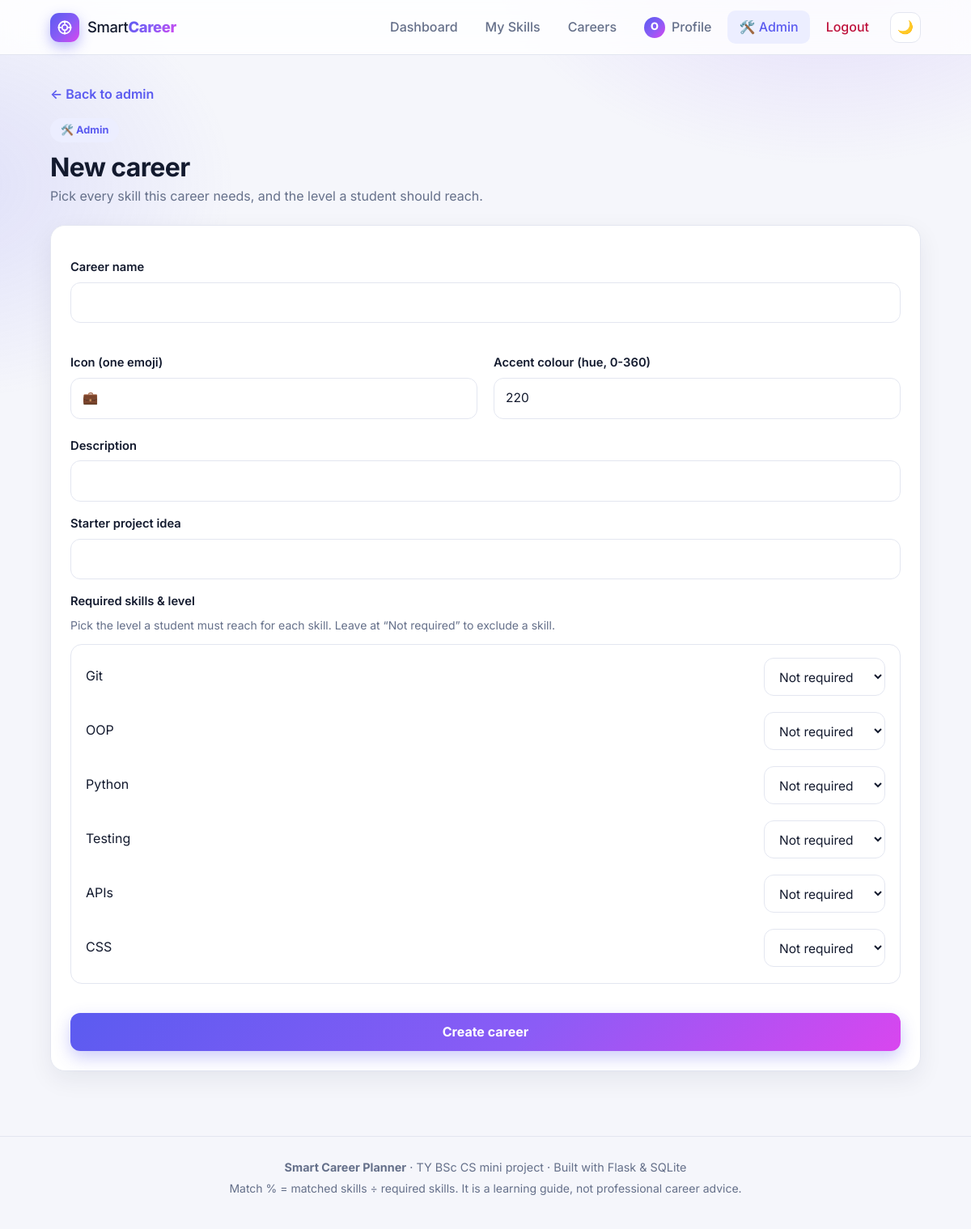
The app's page /admin/careers/new (signed in) with its own data.
### tables this page shows
CREATE TABLE users (
    id INTEGER PRIMARY KEY AUTOINCREMENT,
    name TEXT NOT NULL,
    email TEXT UNIQUE NOT NULL,
    password TEXT NOT NULL,
    course TEXT DEFAULT 'BSc Computer Science',
    year TEXT DEFAULT 'TY',
    created_at TEXT,
    last_login TEXT,
    is_admin INTEGER DEFAULT 0
);

CREATE TABLE skills (
    id INTEGER PRIMARY KEY AUTOINCREMENT,
    name TEXT UNIQUE NOT NULL,
    category_id INTEGER NOT NULL,
    description TEXT DEFAULT '',
    weeks_low INTEGER DEFAULT 2,
    weeks_high INTEGER DEFAULT 4,
    FOREIGN KEY(category_id) REFERENCES skill_categories(id)
);

### app/admin.py (the view)
@bp.route("/careers/new", methods=["GET", "POST"])
@admin_required
def career_new():
    return _career_form(career=None)

### app/admin.py (called while the page is built, shortened)
def _career_form(career):
    db = models.get_db()
    all_skills = models.get_all_skills()
    selected = {}
    if career is not None:
        for r in models.get_career_requirements(career["id"]):
            selected[r["skill_id"]] = r["required_level"]
    return render_template("admin/career_form.html", career=career, all_skills=all_skills,
                           selected=selected, form={})

### app/auth.py (called while the page is built)
def csrf_token():
    if "_csrf" not in session:
        session["_csrf"] = secrets.token_hex(16)
    return session["_csrf"]

@bp.before_app_request
def load_user():
    g.user = None
    if request.endpoint == "static":
        return
    user_id = session.get("user_id")
    if not user_id:
        return
    g.user = models.get_db().execute("SELECT * FROM users WHERE id=?", (user_id,)).fetchone()
    if g.user is None:
        session.pop("user_id", None)

@bp.before_app_request
def csrf_protect():
    if request.method == "POST":
        sent = request.form.get("_csrf", "")
        if not sent or not secrets.compare_digest(sent, session.get("_csrf", "")):
            abort(400)

def admin_required(view):
    @wraps(view)
    def wrapped(*args, **kwargs):
        if g.user is None:
            flash("Please log in to continue.", "info")
            return redirect(url_for("auth.login"))
        if not g.user["is_admin"]:
            abort(403)
        return view(*args, **kwargs)
    return wrapped

### app/models.py (called while the page is built)
def get_db():
    if "db" not in g:
        g.db = sqlite3.connect(current_app.config["DATABASE"])
        g.db.row_factory = sqlite3.Row
        g.db.execute("PRAGMA foreign_keys = ON")
    return g.db

def get_all_skills():
    return get_db().execute("SELECT s.*, c.name AS category_name FROM skills s "
                            "JOIN skill_categories c ON c.id = s.category_id ORDER BY c.sort_order, s.name").fetchall()

### templates/admin/career_form.html (shortened to what this page needs)
{% extends "base.html" %}
{% block content %}
<a class="back" href="{{ url_for('admin.dashboard') }}">← Back to admin</a>
<div class="page-head">
    <div>
        <span class="badge">🛠️ Admin</span>
        <h1>{{ 'Edit ' + career['name'] if career else 'New career' }}</h1>
        <p class="muted">Pick every skill this career needs, and the level a student should reach.</p>
    </div>
</div>
<form method="POST" class="card form-card wide">
    <label for="name">Career name</label>
    <input id="name" name="name" maxlength="60" required value="{{ form.get('name', career['name'] if career else '') }}">
    <div class="grid two">
        <div>
            <label for="icon">Icon (one emoji)</label>
            <input id="icon" name="icon" maxlength="4" value="{{ form.get('icon', career['icon'] if career else '💼') }}">
        </div>
        <div>
            <label for="hue">Accent colour (hue, 0-360)</label>
            <input id="hue" name="hue" type="number" min="0" max="360" value="{{ form.get('hue', career['hue'] if career else 220) }}">
        </div>
    </div>
    <label for="description">Description</label>
    <input id="description" name="description" maxlength="200" required value="{{ form.get('description', career['description'] if career else '') }}">
    <label for="project">Starter project idea</label>
    <input id="project" name="project" maxlength="300" value="{{ form.get('project', career['project'] if career else '') }}">
    <label>Required skills &amp; level</label>
    <p class="muted small">Pick the level a student must reach for each skill. Leave at “Not required” to exclude a skill.</p>
    <div class="req-skill-list">
        {% for s in all_skills %}
        <div class="req-skill-row">
            <span>{{ s['name'] }}</span>
            <select name="required_{{ s['id'] }}">
                <option value="0" {% if selected.get(s['id'], 0) == 0 %}selected{% endif %}>Not required</option>
            </select>
        </div>
        {% endfor %}
    </div>
    <button class="btn full" type="submit">{{ 'Save changes' if career else 'Create career' }}</button>
</form>
{% endblock %}

### templates/base.html (shortened to what this page needs)
<!DOCTYPE html>
<html lang="en">
<head>
    <link rel="stylesheet" href="{{ url_for('static', filename='style.css') }}">
</head>
<body>
<header class="navbar">
    <div class="nav-inner">
        <a class="brand" href="{{ url_for('main.index') }}">
            <span class="logo">
                <svg viewBox="0 0 24 24" width="20" height="20" fill="none" stroke="currentColor" stroke-width="2.2" stroke-linecap="round" stroke-linejoin="round"><circle cx="12" cy="12" r="9"/><circle cx="12" cy="12" r="4"/><path d="M12 3v3M12 18v3M3 12h3M18 12h3"/></svg>
            </span>
            <span>Smart<b>Career</b></span>
        </a>
        {% set ep = request.endpoint %}
        <nav class="navlinks" id="navLinks">
            {% if g.user %}
            <a href="{{ url_for('main.dashboard') }}" class="{{ 'active' if ep == 'main.dashboard' }}">Dashboard</a>
            <a href="{{ url_for('main.skills') }}" class="{{ 'active' if ep == 'main.skills' }}">My Skills</a>
            <a href="{{ url_for('main.careers') }}" class="{{ 'active' if ep in ('main.careers', 'main.career_detail') }}">Careers</a>
            <a href="{{ url_for('main.profile') }}" class="nav-profile {{ 'active' if ep == 'main.profile' }}">
                <span class="avatar sm">{{ g.user['name'][:1]|upper }}</span> Profile
            </a>
            {% if g.user['is_admin'] %}
            <a href="{{ url_for('admin.dashboard') }}" class="{{ 'active' if ep and ep.startswith('admin.') }}">🛠️ Admin</a>
            {% endif %}
            <a class="logout" href="{{ url_for('auth.logout') }}">Logout</a>
            {% else %}
            <a href="{{ url_for('auth.login') }}" class="{{ 'active' if ep == 'auth.login' }}">Login</a>
            <a class="btn small" href="{{ url_for('auth.register') }}">Register</a>
            {% endif %}
            <button class="icon-btn" id="themeToggle" type="button" aria-label="Toggle dark mode" title="Toggle dark mode">
                <span class="i-moon">🌙</span><span class="i-sun">☀️</span>
            </button>
        </nav>
    </div>
</header>
<main class="container">
    {% block content %}{% endblock %}
</main>
<footer class="footer">
    <p><b>Smart Career Planner</b> · TY BSc CS mini project · Built with Flask &amp; SQLite</p>
    <p class="small muted">Match % = matched skills ÷ required skills. It is a learning guide, not professional career advice.</p>
</footer>
</body>
</html>

### records on screen
users: name "O"
skills: name "Git", id "Not required"
skills: name "OOP", id "Not required"
skills: name "Python", id "Not required"
skills: name "Testing", id "Not required"
skills: name "APIs", id "Not required"
skills: name "CSS", id "Not required"
skills: id "Not required"

### other values on screen
{{ 'Edit ' + career['name'] if career else 'New career' }} "New career"
{{ 'Save changes' if career else 'Create career' }} "Create career"
